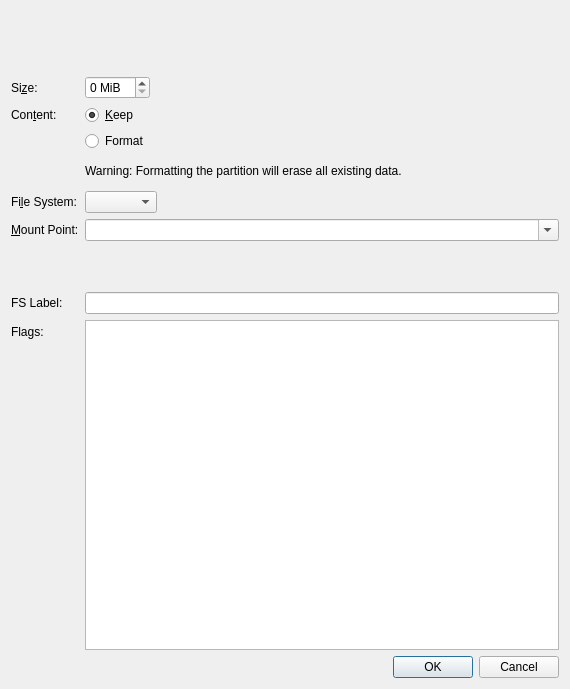
<?xml version="1.0" encoding="UTF-8"?>
<ui version="4.0">
 <author>
SPDX-FileCopyrightText: 2014 Aurélien Gâteau &lt;agateau@kde.org&gt;
SPDX-License-Identifier: GPL-3.0-or-later
 </author>
 <class>EditExistingPartitionDialog</class>
 <widget class="QDialog" name="EditExistingPartitionDialog">
  <property name="geometry">
   <rect>
    <x>0</x>
    <y>0</y>
    <width>570</width>
    <height>689</height>
   </rect>
  </property>
  <property name="sizePolicy">
   <sizepolicy hsizetype="Preferred" vsizetype="Minimum">
    <horstretch>0</horstretch>
    <verstretch>0</verstretch>
   </sizepolicy>
  </property>
  <property name="windowTitle">
   <string>Edit Existing Partition</string>
  </property>
  <layout class="QVBoxLayout" name="verticalLayout">
   <property name="sizeConstraint">
    <enum>QLayout::SetMinimumSize</enum>
   </property>
   <item>
    <widget class="PartResizerWidget" name="partResizerWidget" native="true">
     <property name="sizePolicy">
      <sizepolicy hsizetype="Expanding" vsizetype="Fixed">
       <horstretch>0</horstretch>
       <verstretch>0</verstretch>
      </sizepolicy>
     </property>
     <property name="minimumSize">
      <size>
       <width>0</width>
       <height>59</height>
      </size>
     </property>
    </widget>
   </item>
   <item>
    <layout class="QFormLayout" name="formLayout">
     <property name="fieldGrowthPolicy">
      <enum>QFormLayout::ExpandingFieldsGrow</enum>
     </property>
     <item row="2" column="0">
      <widget class="QLabel" name="label_3">
       <property name="text">
        <string>Con&amp;tent:</string>
       </property>
       <property name="buddy">
        <cstring>keepRadioButton</cstring>
       </property>
      </widget>
     </item>
     <item row="2" column="1">
      <widget class="QRadioButton" name="keepRadioButton">
       <property name="text">
        <string>&amp;Keep</string>
       </property>
       <property name="checked">
        <bool>true</bool>
       </property>
      </widget>
     </item>
     <item row="3" column="1">
      <widget class="QRadioButton" name="formatRadioButton">
       <property name="text">
        <string>Format</string>
       </property>
      </widget>
     </item>
     <item row="4" column="1">
      <widget class="QLabel" name="label_2">
       <property name="sizePolicy">
        <sizepolicy hsizetype="Expanding" vsizetype="Fixed">
         <horstretch>0</horstretch>
         <verstretch>0</verstretch>
        </sizepolicy>
       </property>
       <property name="minimumSize">
        <size>
         <width>300</width>
         <height>0</height>
        </size>
       </property>
       <property name="text">
        <string>Warning: Formatting the partition will erase all existing data.</string>
       </property>
       <property name="wordWrap">
        <bool>true</bool>
       </property>
      </widget>
     </item>
     <item row="8" column="0">
      <widget class="QLabel" name="mountPointLabel">
       <property name="text">
        <string>&amp;Mount Point:</string>
       </property>
       <property name="buddy">
        <cstring>mountPointComboBox</cstring>
       </property>
      </widget>
     </item>
     <item row="8" column="1">
      <widget class="QComboBox" name="mountPointComboBox">
       <property name="sizePolicy">
        <sizepolicy hsizetype="MinimumExpanding" vsizetype="Fixed">
         <horstretch>0</horstretch>
         <verstretch>0</verstretch>
        </sizepolicy>
       </property>
       <property name="editable">
        <bool>true</bool>
       </property>
       <property name="currentIndex">
        <number>-1</number>
       </property>
      </widget>
     </item>
     <item row="1" column="0">
      <widget class="QLabel" name="label">
       <property name="text">
        <string>Si&amp;ze:</string>
       </property>
       <property name="buddy">
        <cstring>sizeSpinBox</cstring>
       </property>
      </widget>
     </item>
     <item row="1" column="1">
      <widget class="QSpinBox" name="sizeSpinBox">
       <property name="suffix">
        <string> MiB</string>
       </property>
      </widget>
     </item>
     <item row="5" column="0">
      <widget class="QLabel" name="fileSystemLabel">
       <property name="text">
        <string>Fi&amp;le System:</string>
       </property>
       <property name="buddy">
        <cstring>fileSystemComboBox</cstring>
       </property>
      </widget>
     </item>
     <item row="5" column="1">
      <widget class="QComboBox" name="fileSystemComboBox"/>
     </item>
     <item row="15" column="0">
      <widget class="QLabel" name="label_4">
       <property name="text">
        <string>Flags:</string>
       </property>
      </widget>
     </item>
     <item row="15" column="1">
      <widget class="QListWidget" name="m_listFlags">
       <property name="alternatingRowColors">
        <bool>true</bool>
       </property>
       <property name="selectionMode">
        <enum>QAbstractItemView::NoSelection</enum>
       </property>
       <property name="sortingEnabled">
        <bool>true</bool>
       </property>
      </widget>
     </item>
     <item row="13" column="1">
      <widget class="QLineEdit" name="fileSystemLabelEdit">
       <property name="toolTip">
        <string>Label for the filesystem</string>
       </property>
       <property name="maxLength">
        <number>16</number>
       </property>
      </widget>
     </item>
     <item row="13" column="0">
      <widget class="QLabel" name="fileSystemLabelLabel">
       <property name="text">
        <string>FS Label:</string>
       </property>
      </widget>
     </item>
     <item row="10" column="1">
      <widget class="QLabel" name="mountPointExplanation">
       <property name="text">
        <string/>
       </property>
      </widget>
     </item>
     <item row="11" column="1">
      <widget class="EncryptWidget" name="encryptWidget" native="true"/>
     </item>
     <item row="12" column="1">
      <spacer name="verticalSpacer">
       <property name="orientation">
        <enum>Qt::Vertical</enum>
       </property>
       <property name="sizeType">
        <enum>QSizePolicy::Fixed</enum>
       </property>
       <property name="sizeHint" stdset="0">
        <size>
         <width>20</width>
         <height>13</height>
        </size>
       </property>
      </spacer>
     </item>
    </layout>
   </item>
   <item>
    <widget class="QDialogButtonBox" name="buttonBox">
     <property name="orientation">
      <enum>Qt::Horizontal</enum>
     </property>
     <property name="standardButtons">
      <set>QDialogButtonBox::Cancel|QDialogButtonBox::Ok</set>
     </property>
    </widget>
   </item>
  </layout>
 </widget>
 <customwidgets>
  <customwidget>
   <class>PartResizerWidget</class>
   <extends>QWidget</extends>
   <header location="global">kpmcore/gui/partresizerwidget.h</header>
   <container>1</container>
  </customwidget>
  <customwidget>
   <class>EncryptWidget</class>
   <extends>QWidget</extends>
   <header>gui/EncryptWidget.h</header>
   <container>1</container>
  </customwidget>
 </customwidgets>
 <tabstops>
  <tabstop>sizeSpinBox</tabstop>
  <tabstop>keepRadioButton</tabstop>
  <tabstop>formatRadioButton</tabstop>
  <tabstop>mountPointComboBox</tabstop>
  <tabstop>buttonBox</tabstop>
 </tabstops>
 <resources/>
 <connections>
  <connection>
   <sender>buttonBox</sender>
   <signal>accepted()</signal>
   <receiver>EditExistingPartitionDialog</receiver>
   <slot>accept()</slot>
   <hints>
    <hint type="sourcelabel">
     <x>248</x>
     <y>254</y>
    </hint>
    <hint type="destinationlabel">
     <x>157</x>
     <y>274</y>
    </hint>
   </hints>
  </connection>
  <connection>
   <sender>buttonBox</sender>
   <signal>rejected()</signal>
   <receiver>EditExistingPartitionDialog</receiver>
   <slot>reject()</slot>
   <hints>
    <hint type="sourcelabel">
     <x>316</x>
     <y>260</y>
    </hint>
    <hint type="destinationlabel">
     <x>286</x>
     <y>274</y>
    </hint>
   </hints>
  </connection>
 </connections>
</ui>
